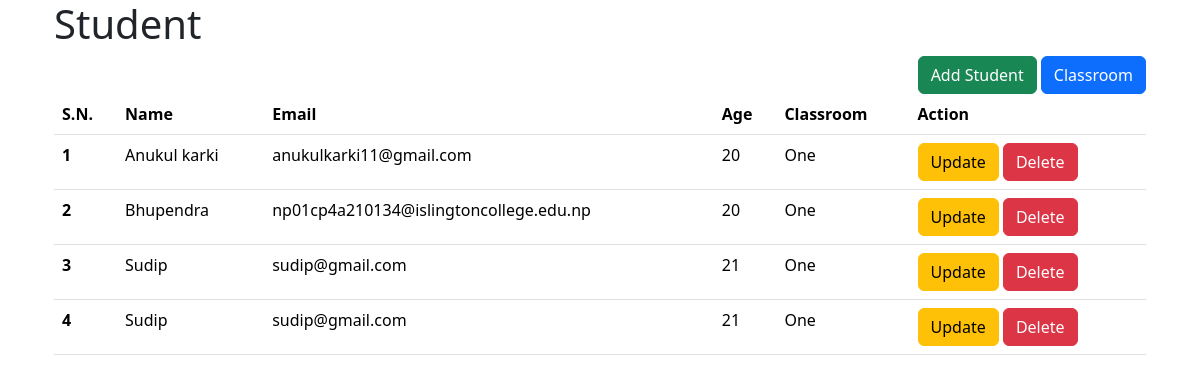
The page /student/ on the database its author committed.
### crud/models.py (models this page shows, shortened)
class Student(models.Model):
    name = models.CharField(max_length=20)
    email = models.EmailField()
    age = models.IntegerField()
    classroom = models.ForeignKey(Classroom, on_delete=models.CASCADE, related_name="classroomStudent")

class Classroom(models.Model):
    name = models.CharField(max_length=20)

### crud/views.py (the view)
# urls.py: path("student/", student, name="crudStudents"),
def student(request:HttpRequest):
    students = Student.objects.all()
    return render(request, "crud/student.html", {"students":students, "title":"Student"})

### crud/templates/crud/student.html
{% extends "crud/base.html" %}
{% block content %}
<h1>{{title}}</h1>
<div style="float: right;">
    <a class="btn btn-success" href="{% url 'addStudent'%}">Add Student</a>
    <a class="btn btn-primary" href="{%url 'crudClassroom'%}">Classroom</a>
</div>
<table class="table">
    <thead>
      <tr>
        <th scope="col">S.N.</th>
        <th scope="col">Name</th>
        <th scope="col">Email</th>
        <th scope="col">Age</th>
        <th scope="col">Classroom</th>
        <th scope="col">Action</th>
      </tr>
    </thead>
    {%for student in students%}
    <tbody>
      <tr>
        <th scope="row">{{forloop.counter}}</th>
        <td>{{student.name}}</td>
        <td>{{student.email}}</td>
        <td>{{student.age}}</td>
        <td>{{student.classroom.name}}</td>
        <td>
          <a class="btn btn-warning" href="#">Update</a>
          <a class="btn btn-danger" href="#">Delete</a>
        </td>
      </tr>
    </tbody>
    {%endfor%}
  </table>
{% endblock %}

### rows shown on the page
Student: name "Anukul karki", email "anukulkarki11@gmail.com", age "20", classroom.name "One"
Student: name "Bhupendra", email "np01cp4a210134@islingtoncollege.edu.np", age "20", classroom.name "One"
Student: name "Sudip", email "sudip@gmail.com", age "21", classroom.name "One"
Student: name "Sudip", email "sudip@gmail.com", age "21", classroom.name "One"
